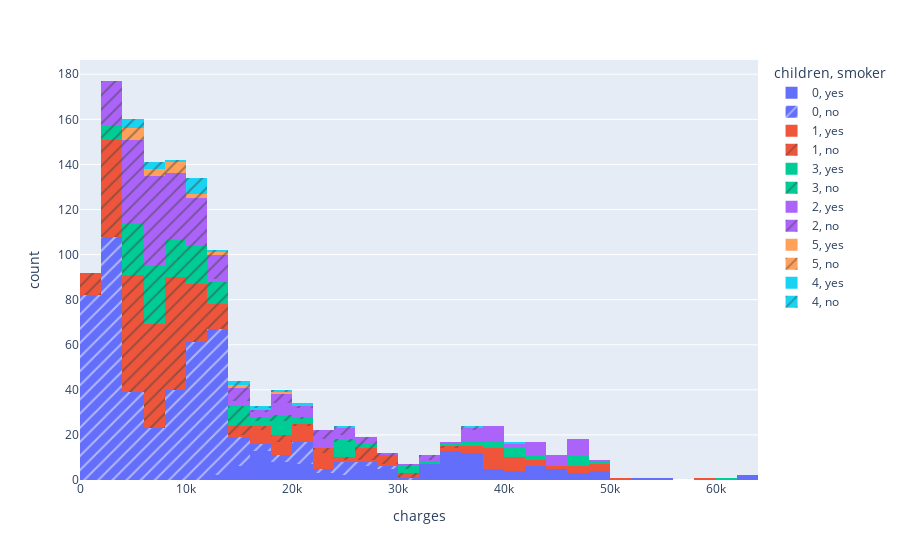

The cell this chart's notebook holds for it:
### Code cell
fig= px.histogram(df,x='charges', color='children', pattern_shape='smoker')
fig.show()

### Figure 1 — Plotly figure (JSON) as saved in the notebook; plotly's stock layout.template omitted (floating-point values rounded to 4 significant figures; data arrays with more than 128 entries replaced by an {"elided": "..."} marker saying what was removed)
{"data": [{"alignmentgroup": "True", "bingroup": "x", "hovertemplate": "children=0<br>smoker=yes<br>charges=%{x}<br>count=%{y}<extra></extra>", "legendgroup": "0, yes", "marker": {"color": "#636efa", "pattern": {"shape": ""}}, "name": "0, yes", "offsetgroup": "0, yes", "orientation": "v", "showlegend": true, "type": "histogram", "x": [16880.0, 27810.0, 39610.0, 36840.0, 35590.0, 48170.0, 37740.0, 14710.0, 16580.0, 43580.0, 22410.0, 15820.0, 47060.0, 17080.0, 19960.0, 21220.0, 15520.0, 36950.0, 21350.0, 36150.0, 48820.0, 37130.0, 34780.0, 19520.0, 17350.0, 29520.0, 41100.0, 43920.0, 33750.0, 36220.0, 16300.0, 34840.0, 35490.0, 24390.0, 13840.0, 18030.0, 38130.0, 42300.0, 28950.0, 46890.0, 46600.0, 37080.0, 22140.0, 35150.0, 48890.0, 36200.0, 32550.0, 63770.0, 45860.0, 17470.0, 25680.0, 34440.0, 34620.0, 42980.0, 20150.0, 27040.0, 45710.0, 44400.0, 40420.0, 18250.0, 43250.0, 19540.0, 23070.0, 36310.0, 17750.0, 21200.0, 18310.0, 17900.0, 38790.0, 55140.0, 27530.0, 45010.0, 37270.0, 42110.0, 40970.0, 15820.0, 27220.0, 29330.0, 48670.0, 17500.0, 33730.0, 21770.0, 35070.0, 16140.0, 14570.0, 34470.0, 44420.0, 13750.0, 20230.0, 33480.0, 39730.0, 34670.0, 41680.0, 33910.0, 34170.0, 36900.0, 52590.0, 39720.0, 19350.0, 33310.0, 26130.0, 20170.0, 18650.0, 16230.0, 26930.0, 34250.0, 17040.0, 14280.0, 34830.0, 62590.0, 37830.0, 16120.0, 33900.0, 28100.0, 29140.0], "xaxis": "x", "yaxis": "y"}, {"alignmentgroup": "True", "bingroup": "x", "hovertemplate": "children=0<br>smoker=no<br>charges=%{x}<br>count=%{y}<extra></extra>", "legendgroup": "0, no", "marker": {"color": "#636efa", "pattern": {"shape": "/"}}, "name": "0, no", "offsetgroup": "0, no", "orientation": "v", "showlegend": true, "type": "histogram", "x": {"elided": "459 float values"}, "xaxis": "x", "yaxis": "y"}, {"alignmentgroup": "True", "bingroup": "x", "hovertemplate": "children=1<br>smoker=yes<br>charges=%{x}<br>count=%{y}<extra></extra>", "legendgroup": "1, yes", "marker": {"color": "#EF553B", "pattern": {"shape": ""}}, "name": "1, yes", "offsetgroup": "1, yes", "orientation": "v", "showlegend": true, "type": "histogram", "x": [37700.0, 51190.0, 39770.0, 38710.0, 23570.0, 23240.0, 37170.0, 17560.0, 19110.0, 39560.0, 17090.0, 17180.0, 22330.0, 47900.0, 21980.0, 47930.0, 48520.0, 41920.0, 19590.0, 39130.0, 26110.0, 19520.0, 28870.0, 22220.0, 21080.0, 38250.0, 48680.0, 58570.0, 43940.0, 15360.0, 42970.0, 34810.0, 40270.0, 16660.0, 19040.0, 24520.0, 23400.0, 20770.0, 19720.0, 39050.0, 20010.0, 42000.0, 41030.0, 42210.0, 16450.0, 21680.0, 39730.0, 44500.0, 48970.0, 39870.0, 38280.0, 40900.0, 17180.0, 23890.0, 18330.0, 21770.0, 20300.0, 41660.0, 37610.0, 22460.0, 47400.0], "xaxis": "x", "yaxis": "y"}, {"alignmentgroup": "True", "bingroup": "x", "hovertemplate": "children=1<br>smoker=no<br>charges=%{x}<br>count=%{y}<extra></extra>", "legendgroup": "1, no", "marker": {"color": "#EF553B", "pattern": {"shape": "/"}}, "name": "1, no", "offsetgroup": "1, no", "orientation": "v", "showlegend": true, "type": "histogram", "x": {"elided": "263 float values"}, "xaxis": "x", "yaxis": "y"}, {"alignmentgroup": "True", "bingroup": "x", "hovertemplate": "children=3<br>smoker=yes<br>charges=%{x}<br>count=%{y}<extra></extra>", "legendgroup": "3, yes", "marker": {"color": "#00cc96", "pattern": {"shape": ""}}, "name": "3, yes", "offsetgroup": "3, yes", "orientation": "v", "showlegend": true, "type": "histogram", "x": [17660.0, 30180.0, 30940.0, 20750.0, 40720.0, 43750.0, 24870.0, 46150.0, 48550.0, 38750.0, 24870.0, 42120.0, 21660.0, 25380.0, 39980.0, 32790.0, 46130.0, 40930.0, 19360.0, 36190.0, 18260.0, 39600.0, 24110.0, 46260.0, 19930.0, 19200.0, 16420.0, 24920.0, 35600.0, 25310.0, 41950.0, 24180.0, 46660.0, 40940.0, 37470.0, 18220.0, 60020.0, 46720.0, 18770.0], "xaxis": "x", "yaxis": "y"}, {"alignmentgroup": "True", "bingroup": "x", "hovertemplate": "children=3<br>smoker=no<br>charges=%{x}<br>count=%{y}<extra></extra>", "legendgroup": "3, no", "marker": {"color": "#00cc96", "pattern": {"shape": "/"}}, "name": "3, no", "offsetgroup": "3, no", "orientation": "v", "showlegend": true, "type": "histogram", "x": [4449.0, 7282.0, 14000.0, 15610.0, 8060.0, 8606.0, 11740.0, 12110.0, 11490.0, 10120.0, 27320.0, 5138.0, 6334.0, 19750.0, 6129.0, 4828.0, 8538.0, 4005.0, 5326.0, 5254.0, 11990.0, 14000.0, 7197.0, 4261.0, 13050.0, 20460.0, 14590.0, 25990.0, 3906.0, 6747.0, 6184.0, 8944.0, 9620.0, 13430.0, 3482.0, 16460.0, 4618.0, 8522.0, 10270.0, 6653.0, 18800.0, 13920.0, 5927.0, 7683.0, 10380.0, 15560.0, 9563.0, 12480.0, 6797.0, 5972.0, 6196.0, 3861.0, 16090.0, 6753.0, 6749.0, 4467.0, 10140.0, 8252.0, 6436.0, 4838.0, 12490.0, 12360.0, 10260.0, 6113.0, 11260.0, 4235.0, 14010.0, 7986.0, 5429.0, 27940.0, 10560.0, 5934.0, 6414.0, 5210.0, 9415.0, 6361.0, 3598.0, 7151.0, 4392.0, 8891.0, 3443.0, 4661.0, 4847.0, 15170.0, 14380.0, 9501.0, 10700.0, 9705.0, 8410.0, 7986.0, 7419.0, 6552.0, 12500.0, 12090.0, 6548.0, 15160.0, 3591.0, 11250.0, 8605.0, 5312.0, 5693.0, 11090.0, 7955.0, 11290.0, 7228.0, 18840.0, 7537.0, 12480.0, 6986.0, 4296.0, 9102.0, 11440.0, 30060.0, 8615.0, 9302.0, 5425.0, 11410.0, 10600.0], "xaxis": "x", "yaxis": "y"}, {"alignmentgroup": "True", "bingroup": "x", "hovertemplate": "children=2<br>smoker=yes<br>charges=%{x}<br>count=%{y}<extra></extra>", "legendgroup": "2, yes", "marker": {"color": "#ab63fa", "pattern": {"shape": ""}}, "name": "2, yes", "offsetgroup": "2, yes", "orientation": "v", "showlegend": true, "type": "histogram", "x": [38711, 47500.0, 34300.0, 39840.0, 21100.0, 47290.0, 32730.0, 18970.0, 20980.0, 19440.0, 38510.0, 12830.0, 47310.0, 44260.0, 42860.0, 42110.0, 42760.0, 36090.0, 15010.0, 14460.0, 18610.0, 23810.0, 45700.0, 39240.0, 23310.0, 24670.0, 42560.0, 40000.0, 46200.0, 40100.0, 44590.0, 43810.0, 36020.0, 46110.0, 44200.0, 19800.0, 47460.0, 39000.0, 23970.0, 17360.0, 18770.0, 37480.0, 21880.0, 44640.0, 16780.0, 36120.0, 22480.0, 38420.0, 47270.0, 49580.0, 24540.0, 38340.0, 21260.0, 36400.0, 43900.0], "xaxis": "x", "yaxis": "y"}, {"alignmentgroup": "True", "bingroup": "x", "hovertemplate": "children=2<br>smoker=no<br>charges=%{x}<br>count=%{y}<extra></extra>", "legendgroup": "2, no", "marker": {"color": "#ab63fa", "pattern": {"shape": "/"}}, "name": "2, no", "offsetgroup": "2, no", "orientation": "v", "showlegend": true, "type": "histogram", "x": {"elided": "185 float values"}, "xaxis": "x", "yaxis": "y"}, {"alignmentgroup": "True", "bingroup": "x", "hovertemplate": "children=5<br>smoker=yes<br>charges=%{x}<br>count=%{y}<extra></extra>", "legendgroup": "5, yes", "marker": {"color": "#FFA15A", "pattern": {"shape": ""}}, "name": "5, yes", "offsetgroup": "5, yes", "orientation": "v", "showlegend": true, "type": "histogram", "x": [19020.0], "xaxis": "x", "yaxis": "y"}, {"alignmentgroup": "True", "bingroup": "x", "hovertemplate": "children=5<br>smoker=no<br>charges=%{x}<br>count=%{y}<extra></extra>", "legendgroup": "5, no", "marker": {"color": "#FFA15A", "pattern": {"shape": "/"}}, "name": "5, no", "offsetgroup": "5, no", "orientation": "v", "showlegend": true, "type": "histogram", "x": [4688.0, 6799.0, 4831.0, 5080.0, 9789.0, 12590.0, 11550.0, 6666.0, 6654.0, 10100.0, 8966.0, 8597.0, 4915.0, 9222.0, 8582.0, 5615.0, 14480.0], "xaxis": "x", "yaxis": "y"}, {"alignmentgroup": "True", "bingroup": "x", "hovertemplate": "children=4<br>smoker=yes<br>charges=%{x}<br>count=%{y}<extra></extra>", "legendgroup": "4, yes", "marker": {"color": "#19d3f3", "pattern": {"shape": ""}}, "name": "4, yes", "offsetgroup": "4, yes", "orientation": "v", "showlegend": true, "type": "histogram", "x": [17940.0, 40180.0, 21470.0], "xaxis": "x", "yaxis": "y"}, {"alignmentgroup": "True", "bingroup": "x", "hovertemplate": "children=4<br>smoker=no<br>charges=%{x}<br>count=%{y}<extra></extra>", "legendgroup": "4, no", "marker": {"color": "#19d3f3", "pattern": {"shape": "/"}}, "name": "4, no", "offsetgroup": "4, no", "orientation": "v", "showlegend": true, "type": "histogram", "x": [4505.0, 11030.0, 10410.0, 8163.0, 11520.0, 24670.0, 10980.0, 10740.0, 7512.0, 12950.0, 14390.0, 17130.0, 4878.0, 7244.0, 36580.0, 5709.0, 11300.0, 4561.0, 11020.0, 6059.0, 15830.0, 19500.0], "xaxis": "x", "yaxis": "y"}], "layout": {"barmode": "relative", "legend": {"title": {"text": "children, smoker"}, "tracegroupgap": 0}, "margin": {"t": 60}, "xaxis": {"anchor": "y", "domain": [0, 1], "title": {"text": "charges"}}, "yaxis": {"anchor": "x", "domain": [0, 1], "title": {"text": "count"}}}}
